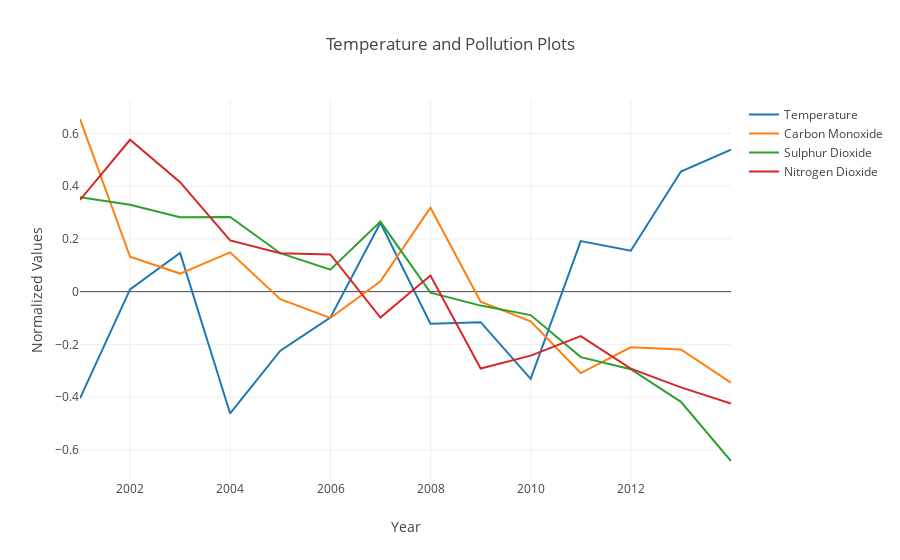

Notebook source saved alongside this figure:
### Code cell
# Plotting the data
trace0 = go.Scatter(
    x = j3_norm.index,
    y = j3_norm['AverageTemperature'],
    mode = 'lines',
    name = 'Temperature'
)

trace1 = go.Scatter(
    x = j3_norm.index,
    y = j3_norm['CO AQI'],
    mode = 'lines',
    name = 'Carbon Monoxide'
)

trace3 = go.Scatter(
    x = j3_norm.index,
    y = j3_norm['SO2 AQI'],
    mode = 'lines',
    name = 'Sulphur Dioxide'
)

trace4 = go.Scatter(
    x = j3_norm.index,
    y = j3_norm['NO2 AQI'],
    mode = 'lines',
    name = 'Nitrogen Dioxide'
)

layout = go.Layout(
    title='Temperature and Pollution Plots',
    xaxis=dict(
        title='Year',
    ),
    yaxis=dict(
        title='Normalized Values',
    )
)

data = [trace0,trace1,trace3,trace4]
fig = go.Figure(data=data, layout=layout)
iplot(fig)

### Figure 1 — Plotly figure (JSON) as saved in the notebook; plotly's stock layout.template omitted (floating-point values rounded to 4 significant figures)
{"data": [{"mode": "lines", "name": "Temperature", "type": "scatter", "x": ["2000-12-31", "2001-12-31", "2002-12-31", "2003-12-31", "2004-12-31", "2005-12-31", "2006-12-31", "2007-12-31", "2008-12-31", "2009-12-31", "2010-12-31", "2011-12-31", "2012-12-31", "2013-12-31"], "y": [-0.4046, 0.008577, 0.1465, -0.4618, -0.224, -0.09864, 0.2613, -0.1219, -0.1157, -0.3304, 0.1918, 0.1552, 0.4555, 0.5382]}, {"mode": "lines", "name": "Carbon Monoxide", "type": "scatter", "x": ["2000-12-31", "2001-12-31", "2002-12-31", "2003-12-31", "2004-12-31", "2005-12-31", "2006-12-31", "2007-12-31", "2008-12-31", "2009-12-31", "2010-12-31", "2011-12-31", "2012-12-31", "2013-12-31"], "y": [0.6546, 0.1324, 0.06858, 0.149, -0.02827, -0.09968, 0.03957, 0.3181, -0.03779, -0.1123, -0.3086, -0.2111, -0.219, -0.3454]}, {"mode": "lines", "name": "Sulphur Dioxide", "type": "scatter", "x": ["2000-12-31", "2001-12-31", "2002-12-31", "2003-12-31", "2004-12-31", "2005-12-31", "2006-12-31", "2007-12-31", "2008-12-31", "2009-12-31", "2010-12-31", "2011-12-31", "2012-12-31", "2013-12-31"], "y": [0.3579, 0.3292, 0.2824, 0.2835, 0.1457, 0.08356, 0.2656, -0.003831, -0.05289, -0.08885, -0.2483, -0.2942, -0.4178, -0.6421]}, {"mode": "lines", "name": "Nitrogen Dioxide", "type": "scatter", "x": ["2000-12-31", "2001-12-31", "2002-12-31", "2003-12-31", "2004-12-31", "2005-12-31", "2006-12-31", "2007-12-31", "2008-12-31", "2009-12-31", "2010-12-31", "2011-12-31", "2012-12-31", "2013-12-31"], "y": [0.3475, 0.5758, 0.4149, 0.1942, 0.1454, 0.1411, -0.09843, 0.06099, -0.2913, -0.2425, -0.1683, -0.2921, -0.3631, -0.4242]}], "layout": {"title": "Temperature and Pollution Plots", "xaxis": {"title": "Year"}, "yaxis": {"title": "Normalized Values"}}}
